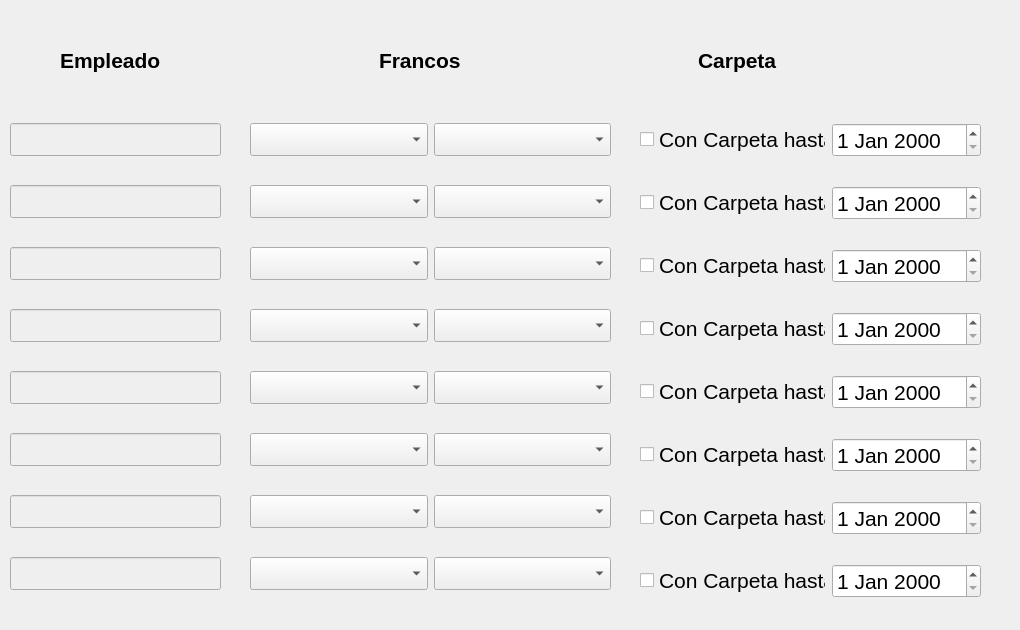
   <widget class="QWidget" name="tab_4">
    <attribute name="title">
     <string>Francos y carpetas</string>
    </attribute>
    <widget class="QWidget" name="horizontalLayoutWidget">
     <property name="geometry">
      <rect>
       <x>60</x>
       <y>20</y>
       <width>951</width>
       <height>80</height>
      </rect>
     </property>
     <layout class="QHBoxLayout" name="horizontalLayout">
      <item>
       <widget class="QLabel" name="label_31">
        <property name="font">
         <font>
          <pointsize>16</pointsize>
          <weight>75</weight>
          <bold>true</bold>
         </font>
        </property>
        <property name="text">
         <string>Empleado</string>
        </property>
       </widget>
      </item>
      <item>
       <widget class="QLabel" name="label_32">
        <property name="font">
         <font>
          <pointsize>16</pointsize>
          <weight>75</weight>
          <bold>true</bold>
         </font>
        </property>
        <property name="text">
         <string>Francos</string>
        </property>
       </widget>
      </item>
      <item>
       <widget class="QLabel" name="label_33">
        <property name="font">
         <font>
          <pointsize>16</pointsize>
          <weight>75</weight>
          <bold>true</bold>
         </font>
        </property>
        <property name="text">
         <string>Carpeta </string>
        </property>
       </widget>
      </item>
     </layout>
    </widget>
    <widget class="QWidget" name="verticalLayoutWidget_11">
     <property name="geometry">
      <rect>
       <x>10</x>
       <y>100</y>
       <width>211</width>
       <height>521</height>
      </rect>
     </property>
     <layout class="QVBoxLayout" name="verticalLayout_15">
      <item>
       <widget class="QLineEdit" name="txtFranco1">
        <property name="enabled">
         <bool>false</bool>
        </property>
        <property name="font">
         <font>
          <pointsize>16</pointsize>
         </font>
        </property>
       </widget>
      </item>
      <item>
       <widget class="QLineEdit" name="txtFranco2">
        <property name="enabled">
         <bool>false</bool>
        </property>
        <property name="font">
         <font>
          <pointsize>16</pointsize>
         </font>
        </property>
       </widget>
      </item>
      <item>
       <widget class="QLineEdit" name="txtFranco3">
        <property name="enabled">
         <bool>false</bool>
        </property>
        <property name="font">
         <font>
          <pointsize>16</pointsize>
         </font>
        </property>
       </widget>
      </item>
      <item>
       <widget class="QLineEdit" name="txtFranco4">
        <property name="enabled">
         <bool>false</bool>
        </property>
        <property name="font">
         <font>
          <pointsize>16</pointsize>
         </font>
        </property>
       </widget>
      </item>
      <item>
       <widget class="QLineEdit" name="txtFranco5">
        <property name="enabled">
         <bool>false</bool>
        </property>
        <property name="font">
         <font>
          <pointsize>16</pointsize>
         </font>
        </property>
       </widget>
      </item>
      <item>
       <widget class="QLineEdit" name="txtFranco6">
        <property name="enabled">
         <bool>false</bool>
        </property>
        <property name="font">
         <font>
          <pointsize>16</pointsize>
         </font>
        </property>
       </widget>
      </item>
      <item>
       <widget class="QLineEdit" name="txtFranco7">
        <property name="enabled">
         <bool>false</bool>
        </property>
        <property name="font">
         <font>
          <pointsize>16</pointsize>
         </font>
        </property>
       </widget>
      </item>
      <item>
       <widget class="QLineEdit" name="txtFranco8">
        <property name="enabled">
         <bool>false</bool>
        </property>
        <property name="font">
         <font>
          <pointsize>16</pointsize>
         </font>
        </property>
       </widget>
      </item>
     </layout>
    </widget>
    <widget class="QWidget" name="gridLayoutWidget">
     <property name="geometry">
      <rect>
       <x>640</x>
       <y>100</y>
       <width>341</width>
       <height>521</height>
      </rect>
     </property>
     <layout class="QGridLayout" name="gridLayout">
      <item row="6" column="0">
       <widget class="QCheckBox" name="chkCarpeta7">
        <property name="font">
         <font>
          <pointsize>16</pointsize>
         </font>
        </property>
        <property name="text">
         <string>Con Carpeta hasta</string>
        </property>
       </widget>
      </item>
      <item row="3" column="0">
       <widget class="QCheckBox" name="chkCarpeta4">
        <property name="font">
         <font>
          <pointsize>16</pointsize>
         </font>
        </property>
        <property name="text">
         <string>Con Carpeta hasta</string>
        </property>
       </widget>
      </item>
      <item row="5" column="0">
       <widget class="QCheckBox" name="chkCarpeta6">
        <property name="font">
         <font>
          <pointsize>16</pointsize>
         </font>
        </property>
        <property name="text">
         <string>Con Carpeta hasta</string>
        </property>
       </widget>
      </item>
      <item row="0" column="1">
       <widget class="QDateEdit" name="dateCarpeta1">
        <property name="font">
         <font>
          <pointsize>16</pointsize>
         </font>
        </property>
       </widget>
      </item>
      <item row="4" column="0">
       <widget class="QCheckBox" name="chkCarpeta5">
        <property name="font">
         <font>
          <pointsize>16</pointsize>
         </font>
        </property>
        <property name="text">
         <string>Con Carpeta hasta</string>
        </property>
       </widget>
      </item>
      <item row="2" column="0">
       <widget class="QCheckBox" name="chkCarpeta3">
        <property name="font">
         <font>
          <pointsize>16</pointsize>
         </font>
        </property>
        <property name="text">
         <string>Con Carpeta hasta</string>
        </property>
       </widget>
      </item>
      <item row="1" column="0">
       <widget class="QCheckBox" name="chkCarpeta2">
        <property name="font">
         <font>
          <pointsize>16</pointsize>
         </font>
        </property>
        <property name="text">
         <string>Con Carpeta hasta</string>
        </property>
       </widget>
      </item>
      <item row="0" column="0">
       <widget class="QCheckBox" name="chkCarpeta1">
        <property name="font">
         <font>
          <pointsize>16</pointsize>
         </font>
        </property>
        <property name="text">
         <string>Con Carpeta hasta</string>
        </property>
       </widget>
      </item>
      <item row="7" column="0">
       <widget class="QCheckBox" name="chkCarpeta8">
        <property name="font">
         <font>
          <pointsize>16</pointsize>
         </font>
        </property>
        <property name="text">
         <string>Con Carpeta hasta</string>
        </property>
       </widget>
      </item>
      <item row="1" column="1">
       <widget class="QDateEdit" name="dateCarpeta2">
        <property name="font">
         <font>
          <pointsize>16</pointsize>
         </font>
        </property>
       </widget>
      </item>
      <item row="2" column="1">
       <widget class="QDateEdit" name="dateCarpeta3">
        <property name="font">
         <font>
          <pointsize>16</pointsize>
         </font>
        </property>
       </widget>
      </item>
      <item row="3" column="1">
       <widget class="QDateEdit" name="dateCarpeta4">
        <property name="font">
         <font>
          <pointsize>16</pointsize>
         </font>
        </property>
       </widget>
      </item>
      <item row="4" column="1">
       <widget class="QDateEdit" name="dateCarpeta5">
        <property name="font">
         <font>
          <pointsize>16</pointsize>
         </font>
        </property>
       </widget>
      </item>
      <item row="5" column="1">
       <widget class="QDateEdit" name="dateCarpeta6">
        <property name="font">
         <font>
          <pointsize>16</pointsize>
         </font>
        </property>
       </widget>
      </item>
      <item row="6" column="1">
       <widget class="QDateEdit" name="dateCarpeta7">
        <property name="font">
         <font>
          <pointsize>16</pointsize>
         </font>
        </property>
       </widget>
      </item>
      <item row="7" column="1">
       <widget class="QDateEdit" name="dateCarpeta8">
        <property name="font">
         <font>
          <pointsize>16</pointsize>
         </font>
        </property>
       </widget>
      </item>
     </layout>
    </widget>
    <widget class="QWidget" name="gridLayoutWidget_2">
     <property name="geometry">
      <rect>
       <x>250</x>
       <y>100</y>
       <width>361</width>
       <height>521</height>
      </rect>
     </property>
     <layout class="QGridLayout" name="gridLayout_2">
      <item row="1" column="0">
       <widget class="QComboBox" name="cmbDiaFranco2">
        <property name="font">
         <font>
          <pointsize>16</pointsize>
          <weight>75</weight>
          <bold>true</bold>
         </font>
        </property>
       </widget>
      </item>
      <item row="1" column="1">
       <widget class="QComboBox" name="cmbTurnoFranco2">
        <property name="font">
         <font>
          <pointsize>16</pointsize>
          <weight>75</weight>
          <bold>true</bold>
         </font>
        </property>
       </widget>
      </item>
      <item row="6" column="1">
       <widget class="QComboBox" name="cmbTurnoFranco7">
        <property name="font">
         <font>
          <pointsize>16</pointsize>
          <weight>75</weight>
          <bold>true</bold>
         </font>
        </property>
       </widget>
      </item>
      <item row="0" column="1">
       <widget class="QComboBox" name="cmbTurnoFranco1">
        <property name="font">
         <font>
          <pointsize>16</pointsize>
          <weight>75</weight>
          <bold>true</bold>
         </font>
        </property>
       </widget>
      </item>
      <item row="5" column="0">
       <widget class="QComboBox" name="cmbDiaFranco6">
        <property name="font">
         <font>
          <pointsize>16</pointsize>
          <weight>75</weight>
          <bold>true</bold>
         </font>
        </property>
       </widget>
      </item>
      <item row="2" column="1">
       <widget class="QComboBox" name="cmbTurnoFranco3">
        <property name="font">
         <font>
          <pointsize>16</pointsize>
          <weight>75</weight>
          <bold>true</bold>
         </font>
        </property>
       </widget>
      </item>
      <item row="2" column="0">
       <widget class="QComboBox" name="cmbDiaFranco3">
        <property name="font">
         <font>
          <pointsize>16</pointsize>
          <weight>75</weight>
          <bold>true</bold>
         </font>
        </property>
       </widget>
      </item>
      <item row="3" column="1">
       <widget class="QComboBox" name="cmbTurnoFranco4">
        <property name="font">
         <font>
          <pointsize>16</pointsize>
          <weight>75</weight>
          <bold>true</bold>
         </font>
        </property>
       </widget>
      </item>
      <item row="3" column="0">
       <widget class="QComboBox" name="cmbDiaFranco4">
        <property name="font">
         <font>
          <pointsize>16</pointsize>
          <weight>75</weight>
          <bold>true</bold>
         </font>
        </property>
       </widget>
      </item>
      <item row="5" column="1">
       <widget class="QComboBox" name="cmbTurnoFranco6">
        <property name="font">
         <font>
          <pointsize>16</pointsize>
          <weight>75</weight>
          <bold>true</bold>
         </font>
        </property>
       </widget>
      </item>
      <item row="6" column="0">
       <widget class="QComboBox" name="cmbDiaFranco7">
        <property name="font">
         <font>
          <pointsize>16</pointsize>
          <weight>75</weight>
          <bold>true</bold>
         </font>
        </property>
       </widget>
      </item>
      <item row="4" column="1">
       <widget class="QComboBox" name="cmbTurnoFranco5">
        <property name="font">
         <font>
          <pointsize>16</pointsize>
          <weight>75</weight>
          <bold>true</bold>
         </font>
        </property>
       </widget>
      </item>
      <item row="4" column="0">
       <widget class="QComboBox" name="cmbDiaFranco5">
        <property name="font">
         <font>
          <pointsize>16</pointsize>
          <weight>75</weight>
          <bold>true</bold>
         </font>
        </property>
       </widget>
      </item>
      <item row="0" column="0">
       <widget class="QComboBox" name="cmbDiaFranco1">
        <property name="font">
         <font>
          <pointsize>16</pointsize>
          <weight>75</weight>
          <bold>true</bold>
         </font>
        </property>
       </widget>
      </item>
      <item row="7" column="0">
       <widget class="QComboBox" name="cmbDiaFranco8">
        <property name="font">
         <font>
          <pointsize>16</pointsize>
          <weight>75</weight>
          <bold>true</bold>
         </font>
        </property>
       </widget>
      </item>
      <item row="7" column="1">
       <widget class="QComboBox" name="cmbTurnoFranco8">
        <property name="font">
         <font>
          <pointsize>16</pointsize>
          <weight>75</weight>
          <bold>true</bold>
         </font>
        </property>
       </widget>
      </item>
     </layout>
    </widget>
   </widget>
